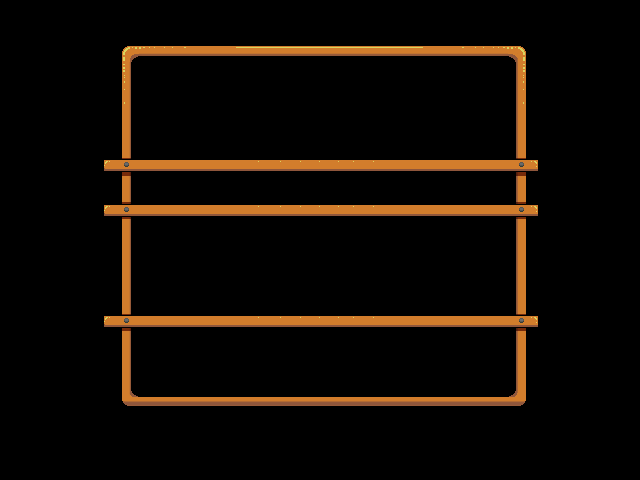

The image is a tile-based game level rendered from a .tmx file. Its description and source (layers, tilesets, objects; grid data summarised) follow:
An orthogonal 20x15 tile map with 32x32 px tiles, 1 tile layer (gui) and 3 objects (2x diary, gui).

<map version="1.2" tiledversion="1.3.0" orientation="orthogonal" renderorder="right-down" compressionlevel="0" width="20" height="15" tilewidth="32" tileheight="32" infinite="0" nextlayerid="6" nextobjectid="8">
 <tileset firstgid="1" name="layout" tilewidth="32" tileheight="32" tilecount="168" columns="14">
  <image source="tileset.png" width="461" height="393" />
 </tileset>
 <group id="5" name="Layout">
  <layer id="4" name="gui" width="20" height="15">
   <data>[300 cells, 168 non-empty, 168 distinct tile ids]</data>
  </layer>
 </group>
 <objectgroup id="2" name="objects">
  <object id="5" name="2" type="diary" x="136" y="216" width="375" height="98" />
  <object id="6" name="1" type="diary" x="136" y="56" width="375" height="100" />
  <object id="7" name="diary-message" type="gui" x="136" y="336" width="375" height="54">
   <properties>
    <property name="message" value="Choose Diary" />
   </properties>
  </object>
 </objectgroup>
</map>
